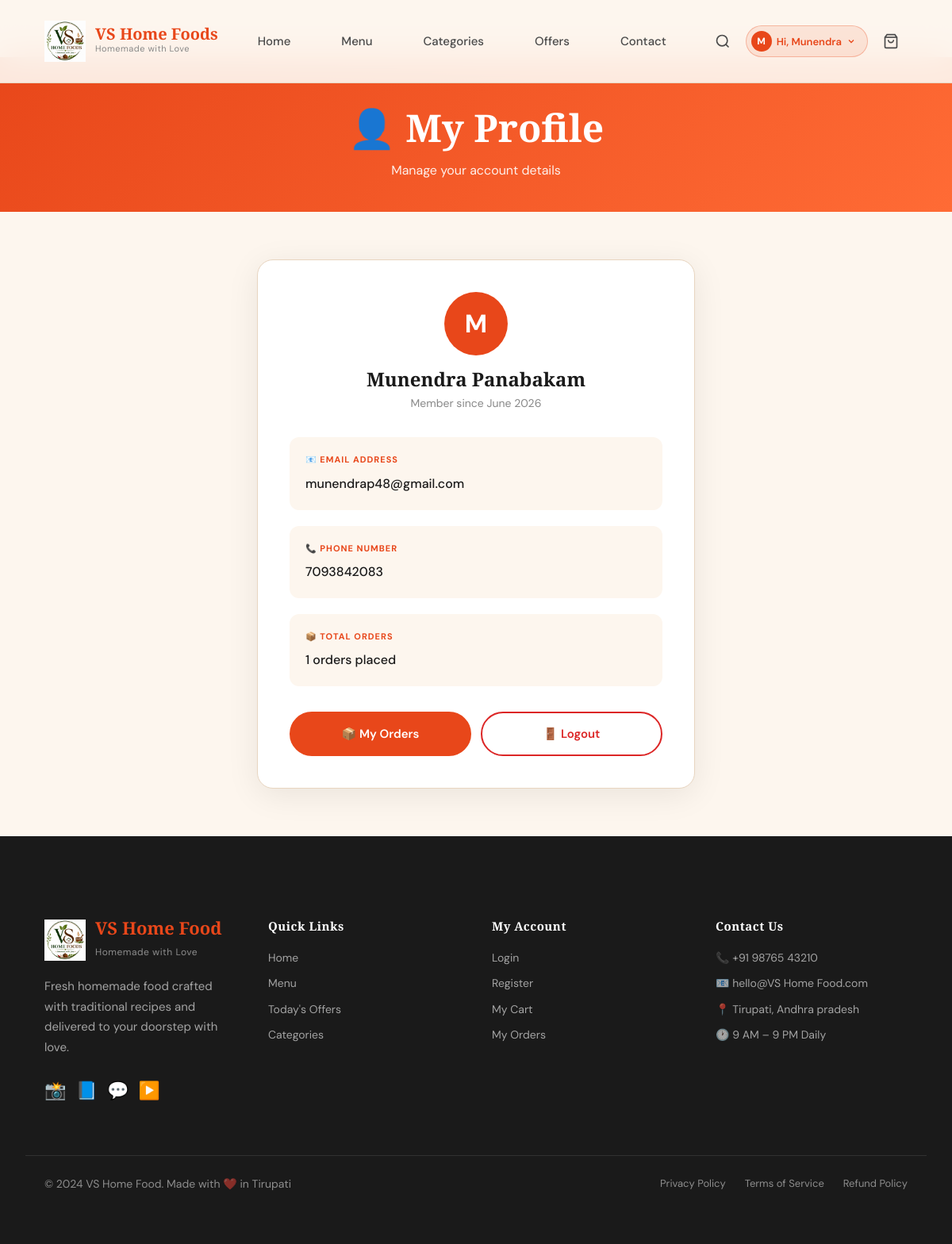
Screenshot of /profile (signed in) with the database file from the repository.
### models/user_model.py (models this page shows, shortened)
class User(db.Model):
    __tablename__ = 'users'
    id         = db.Column(db.Integer, primary_key=True)
    first_name = db.Column(db.String(80), nullable=False)
    last_name  = db.Column(db.String(80), nullable=False)
    email      = db.Column(db.String(120), unique=True, nullable=False)
    phone      = db.Column(db.String(20), nullable=False)
    password   = db.Column(db.String(256), nullable=False)
    is_admin   = db.Column(db.Boolean, default=False)
    created_at = db.Column(db.DateTime, default=datetime.utcnow)
    orders     = db.relationship('Order', backref='user', lazy=True)

### app.py (the view)
@app.route('/profile')
def profile():
    if not session.get('user_id'):
        flash('Please login to view your profile.', 'warning')
        return redirect(url_for('login'))
    from models.user_model import User
    user = User.query.get(session['user_id'])
    return render_template('profile.html', user=user)

### app.py (called while the page is built)
@app.context_processor
def inject_user():
    user_id   = session.get('user_id')
    user_name = session.get('user_name', '')
    user_email= session.get('user_email', '')
    return dict(
        session_user_id   = user_id,
        session_user_name = user_name,
        session_user_email= user_email,
        logged_in         = bool(user_id)
    )

### templates/profile.html (shortened to what this page needs)
{% extends 'base.html' %}
{% block content %}
<div class="page-hero small">
    <div class="page-hero-content">
        <h1>👤 My Profile</h1>
        <p>Manage your account details</p>
    </div>
</div>
<section style="padding:60px 0;background:var(--cream);">
    <div class="section-container" style="max-width:600px;margin:0 auto;padding:0 24px;">
        <div style="background:#fff;border-radius:20px;padding:40px;box-shadow:0 8px 40px rgba(0,0,0,0.08);border:1px solid var(--border);">
            <div style="text-align:center;margin-bottom:32px;">
                <div style="width:80px;height:80px;background:var(--orange);color:#fff;border-radius:50%;display:flex;align-items:center;justify-content:center;font-size:32px;font-weight:700;margin:0 auto 16px;">
                    {{ user.first_name[0]|upper }}
                </div>
                <h2 style="font-size:24px;margin-bottom:4px;">{{ user.first_name }} {{ user.last_name }}</h2>
                <p style="color:#888;font-size:14px;">Member since {{ user.created_at.strftime('%B %Y') }}</p>
            </div>
            <div style="display:grid;gap:20px;">
                <div style="background:#FDF6EE;border-radius:12px;padding:20px;">
                    <label style="font-size:11px;text-transform:uppercase;letter-spacing:1px;color:var(--orange);font-weight:700;display:block;margin-bottom:8px;">📧 Email Address</label>
                    <span style="font-size:16px;font-weight:500;">{{ user.email }}</span>
                </div>
                <div style="background:#FDF6EE;border-radius:12px;padding:20px;">
                    <label style="font-size:11px;text-transform:uppercase;letter-spacing:1px;color:var(--orange);font-weight:700;display:block;margin-bottom:8px;">📞 Phone Number</label>
                    <span style="font-size:16px;font-weight:500;">{{ user.phone }}</span>
                </div>
                <div style="background:#FDF6EE;border-radius:12px;padding:20px;">
                    <label style="font-size:11px;text-transform:uppercase;letter-spacing:1px;color:var(--orange);font-weight:700;display:block;margin-bottom:8px;">📦 Total Orders</label>
                    <span style="font-size:16px;font-weight:500;">{{ user.orders|length }} orders placed</span>
                </div>
            </div>
            <div style="display:flex;gap:12px;margin-top:32px;flex-wrap:wrap;">
                <a href="{{ url_for('my_orders') }}" class="btn-primary" style="flex:1;text-align:center;min-width:140px;">📦 My Orders</a>
                <button onclick="logoutUser()" style="flex:1;min-width:140px;padding:14px 28px;border-radius:50px;font-weight:600;font-size:15px;border:2px solid #DC2626;color:#DC2626;background:none;cursor:pointer;">🚪 Logout</button>
            </div>
        </div>
    </div>
</section>
{% endblock %}

### templates/components/navbar.html (shortened to what this page needs)
<nav class="navbar" id="navbar">
    <div class="nav-container">
        <a href="{{ url_for('home') }}" class="nav-logo">
            <img src="{{ url_for('static', filename='images/logo.png') }}" alt="VS Home Foods" class="nav-logo-img">
             <div class="logo-text">
                <span class="logo-main"> VS Home Foods </span>
                <span class="logo-sub">Homemade with Love</span>
            </div>
        </a>
        <ul class="nav-links" id="navLinks">
            <li><a href="{{ url_for('home') }}" class="nav-link">Home</a></li>
            <li><a href="{{ url_for('menu') }}" class="nav-link">Menu</a></li>
            <li><a href="/#categories" class="nav-link">Categories</a></li>
            <li><a href="/#offers" class="nav-link">Offers</a></li>
            <li><a href="/#contact" class="nav-link">Contact</a></li>
        </ul>
        <div class="nav-actions">
            <button class="nav-search-btn" id="navSearchBtn" aria-label="Search">
                <svg width="20" height="20" viewBox="0 0 24 24" fill="none" stroke="currentColor" stroke-width="2"><circle cx="11" cy="11" r="8"/><path d="m21 21-4.35-4.35"/></svg>
            </button>
            <div id="navAccountArea" style="display:flex;align-items:center;gap:8px;position:relative;">
                {% if logged_in %}
                <div class="user-dropdown-wrap" id="userDropdownWrap">
                    <button class="user-greeting-btn" id="userGreetingBtn" onclick="toggleUserDropdown()">
                        <span class="user-avatar-small">{{ session_user_name[0]|upper if session_user_name else 'U' }}</span>
                        <span class="user-greeting-text">Hi, {{ session_user_name }}</span>
                        <svg width="12" height="12" viewBox="0 0 24 24" fill="none" stroke="currentColor" stroke-width="2.5"><polyline points="6 9 12 15 18 9"/></svg>
                    </button>
                </div>
                {% else %}
                <a href="{{ url_for('login') }}" class="nav-account-btn" aria-label="Login">
                    <svg width="20" height="20" viewBox="0 0 24 24" fill="none" stroke="currentColor" stroke-width="2"><path d="M20 21v-2a4 4 0 0 0-4-4H8a4 4 0 0 0-4 4v2"/><circle cx="12" cy="7" r="4"/></svg>
                </a>
                {% endif %}
            </div>
            <button class="nav-cart-btn" id="cartToggleBtn" aria-label="Cart">
                <svg width="20" height="20" viewBox="0 0 24 24" fill="none" stroke="currentColor" stroke-width="2"><path d="M6 2 3 6v14a2 2 0 0 0 2 2h14a2 2 0 0 0 2-2V6l-3-4z"/><line x1="3" y1="6" x2="21" y2="6"/><path d="M16 10a4 4 0 0 1-8 0"/></svg>
            </button>
        </div>
    </div>
</nav>

### static/css/style.css (style rules this page uses)
*, *::before, *::after { box-sizing: border-box; margin: 0; padding: 0; }
:root { --orange: #E8471A; --orange-light: #FF6B35; --orange-dark: #C93A12; --cream: #FDF6EE; --cream-dark: #F5E8D6; --brown: #8B4513; --text-dark: #1A1A1A; --text-mid: #4A4A4A; --text-light: #888; --white: #FFFFFF; --border: #E8D5C0; --shadow-sm: 0 2px 8px rgba(0,0,0,0.08); --shadow-md: 0 8px 24px rgba(0,0,0,0.12); --shadow-lg: 0 20px 60px rgba(0,0,0,0.15); --radius: 16px; --radius-sm: 8px; --transition: all 0.3s cubic-bezier(0.4, 0, 0.2, 1); }
html { scroll-behavior: smooth; }
body { font-family: 'DM Sans', sans-serif; background: var(--cream); color: var(--text-dark); line-height: 1.6; overflow-x: hidden; }
h1, h2, h3, h4 { font-family: 'Playfair Display', serif; line-height: 1.2; }
a { text-decoration: none; color: inherit; }
img { max-width: 100%; height: auto; display: block; }
ul { list-style: none; }
button { cursor: pointer; border: none; background: none; font-family: inherit; }
.btn-primary { display: inline-block; background: var(--orange); color: var(--white); padding: 14px 28px; border-radius: 50px; font-weight: 600; font-size: 15px; transition: var(--transition); border: 2px solid var(--orange); cursor: pointer; }
.section-container { max-width: 1200px; margin: 0 auto; padding: 0 24px; }
.page-hero { background: linear-gradient(135deg, var(--orange) 0%, var(--orange-light) 100%); padding: 80px 24px 60px; text-align: center; color: white; margin-top: 72px; }
.page-hero.small { padding: 60px 24px 40px; }
.page-hero h1 { font-size: clamp(28px, 4vw, 48px); }
.page-hero p { margin-top: 12px; opacity: 0.9; font-size: 16px; }

### static/css/navbar.css (style rules this page uses)
.navbar { position: fixed; top: 0; left: 0; right: 0; z-index: 500; background: rgba(253,246,238,0.92); backdrop-filter: blur(20px); border-bottom: 1px solid var(--border); transition: var(--transition); }
.nav-container { max-width: 1200px; margin: 0 auto; padding: 0 24px; display: flex; align-items: center; justify-content: space-between; height: 72px; }
.nav-logo { display: flex; align-items: center; gap: 12px; flex-shrink: 0; }
.logo-text { display: flex; flex-direction: column; }
.logo-main { font-family: 'Playfair Display', serif; font-size: 20px; font-weight: 700; color: var(--orange); line-height: 1; }
.logo-sub { font-size: 11px; color: var(--text-light); letter-spacing: 0.5px; }
.nav-links { display: flex; gap: 8px; }
.nav-link { padding: 8px 16px; border-radius: 50px; font-weight: 500; font-size: 15px; color: var(--text-mid); transition: var(--transition); }
.nav-actions { display: flex; align-items: center; gap: 8px; }
.nav-search-btn, .nav-account-btn, .nav-cart-btn { width: 42px; height: 42px; border-radius: 50%; display: flex; align-items: center; justify-content: center; color: var(--text-mid); transition: var(--transition); position: relative; }

### static/css/responsive.css (style rules this page uses)
* { box-sizing: border-box; }
*::before, *::after { box-sizing: border-box; }
html { scroll-behavior: smooth; -webkit-text-size-adjust: 100%; -ms-text-size-adjust: 100%; }
body { overflow-x: hidden; margin: 0; padding: 0; }
img { max-width: 100%; height: auto; display: block; }
@media (min-width: 1200px) and (max-width: 1439px) { .section-container { max-width: 1140px; padding: 0 32px; margin: 0 auto; } }
@media (min-width: 1200px) and (max-width: 1439px) { .navbar { padding: 16px 32px; } }
@media (min-width: 1200px) and (max-width: 1439px) { .nav-links { display: flex; gap: 32px; } }
@media (min-width: 1024px) { .nav-links { display: flex; } }

### templates/components/navbar.html (style rules this page uses)
.nav-logo-img { height: 52px; max-height: 52px; width: auto; max-width: 120px; object-fit: contain; display: block; transition: transform 0.3s ease; }
.user-dropdown-wrap { position: relative; }
.user-greeting-btn { display: flex; align-items: center; gap: 6px; background: rgba(232,71,26,0.1); border: 1.5px solid rgba(232,71,26,0.3); border-radius: 50px; padding: 6px 14px 6px 6px; cursor: pointer; font-family: inherit; font-size: 13px; font-weight: 600; color: var(--orange, #E8471A); transition: all 0.2s; white-space: nowrap; }
.user-avatar-small { width: 26px; height: 26px; background: var(--orange, #E8471A); color: #fff; border-radius: 50%; display: flex; align-items: center; justify-content: center; font-size: 12px; font-weight: 700; flex-shrink: 0; }

### rows the page displays
User: first_name "Munendra", first_name "M", last_name "Panabakam", created_at "June 2026", email "munendrap48@gmail.com", phone "7093842083"

### other values shown
{{ session_user_name[0]|upper if session_user_name else 'U' }} "M"
{{ user.orders|length }} "1"
